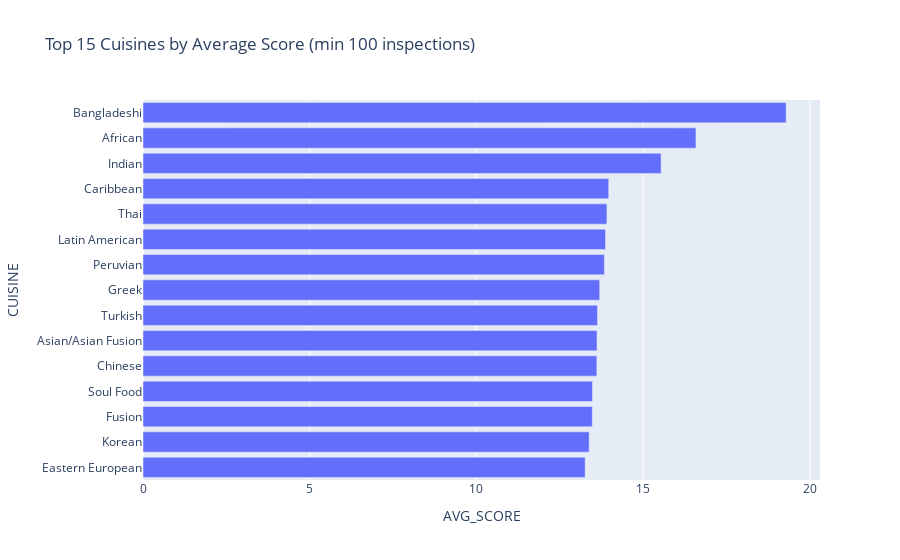

Write notebook code for a chart like this one.
### Code cell
# Top cuisines by avg score
cuisine_stats = df.groupby('CUISINE').agg({
    'SCORE': 'mean',
    'CAMIS': 'count'
}).reset_index()
cuisine_stats.columns = ['CUISINE', 'AVG_SCORE', 'COUNT']
cuisine_stats = cuisine_stats[cuisine_stats['COUNT'] >= 100]
top_15 = cuisine_stats.nlargest(15, 'AVG_SCORE')

fig = px.bar(top_15, x='AVG_SCORE', y='CUISINE', orientation='h',
             title='Top 15 Cuisines by Average Score (min 100 inspections)')
fig.update_layout(yaxis={'categoryorder':'total ascending'})
fig.show()

### Figure 1 — Plotly figure (JSON) as saved in the notebook; plotly's stock layout.template omitted (floating-point values rounded to 4 significant figures)
{"data": [{"hovertemplate": "AVG_SCORE=%{x}<br>CUISINE=%{y}<extra></extra>", "legendgroup": "", "marker": {"color": "#636efa", "pattern": {"shape": ""}}, "name": "", "orientation": "h", "showlegend": false, "textposition": "auto", "type": "bar", "x": [19.29, 16.58, 15.54, 13.97, 13.91, 13.87, 13.84, 13.7, 13.63, 13.62, 13.61, 13.48, 13.48, 13.38, 13.26], "xaxis": "x", "y": ["Bangladeshi", "African", "Indian", "Caribbean", "Thai", "Latin American", "Peruvian", "Greek", "Turkish", "Asian/Asian Fusion", "Chinese", "Soul Food", "Fusion", "Korean", "Eastern European"], "yaxis": "y"}], "layout": {"barmode": "relative", "legend": {"tracegroupgap": 0}, "title": {"text": "Top 15 Cuisines by Average Score (min 100 inspections)"}, "xaxis": {"anchor": "y", "domain": [0, 1], "title": {"text": "AVG_SCORE"}}, "yaxis": {"anchor": "x", "categoryorder": "total ascending", "domain": [0, 1], "title": {"text": "CUISINE"}}}}
